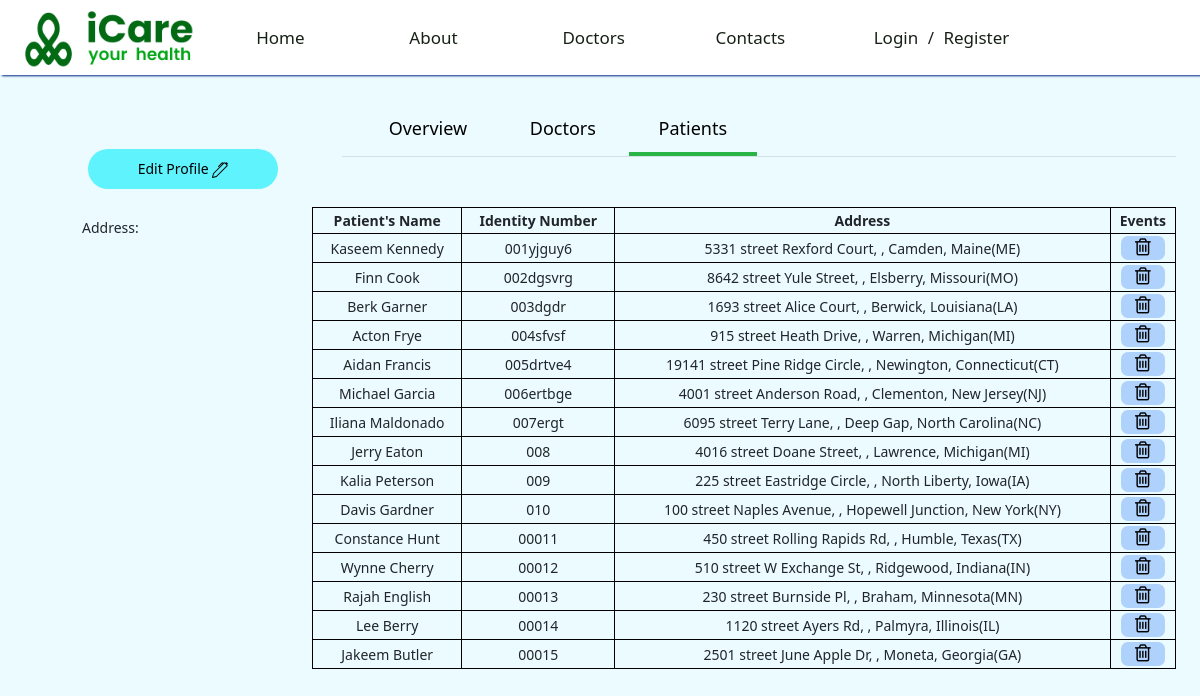
The page /admin-profile-register.php on the database its author committed.
### tables this page shows
CREATE TABLE patient
(
    patient_name VARCHAR(50) NOT NULL,
    patient_id INT NOT NULL auto_increment,
    nic_number VARCHAR(20) NOT NULL,
    age INT,
    house_number VARCHAR(50),
    street VARCHAR(50),
    ward VARCHAR(50),
    district VARCHAR(50),
    city VARCHAR(50),
    image_url VARCHAR(200),
    PRIMARY KEY (patient_id),
    UNIQUE (nic_number)
);

### views/profile-components/patient-info.php (the view)
<table class="patient-app-table">
    <thead>
        <th>Patient's Name</th>
        <th>Identity Number</th>
        <th>Address</th>
        <th>Events</th>
    </thead>
    <tbody>
        <?php
        $sql = "select * from patient";
        $result = mysqli_query($conn, $sql);
        while ($row = mysqli_fetch_assoc($result)) {
            $address = $row['house_number'] . " street " . $row['street'] . ", " . $row['ward'] . ", " . $row['district'] . ", " . $row['city'];
        ?>
        <tr>
            <td>
                <?php echo $row['patient_name'] ?>
            </td>
            <td><?php echo $row['nic_number'] ?></td>
            <td><?php echo $address ?></td>
            <td>
                <button class="cancel-button"><a class="cancel-link" href="#"><i class="fa fa-trash-o" style="font-size:20px"></i></a></button>
            </td>
        </tr>
        <?php } ?>
    </tbody>
</table>

### assets/css/base.css (style rules this page uses)
:root { --primary-color: #012884; --primary-text-color: #016A14; --white-color: #fff; --black-color: #000; --text-color: #7a7a7a; --black-text-color: #172017; --border-color: #dbdbdb; --background-color: #ebfbff; --header-height: 75px; --header-height-responsive: 120px; }
* { box-sizing: inherit; }
html { font-size: 62.5%; line-height: 1.6rem; font-family: "Roboto", sans-serif; box-sizing: border-box; -webkit-box-sizing: border-box; -moz-box-sizing: border-box; background-color: var(--background-color); }
body { background-color: var(--background-color); background-repeat: no-repeat; background-attachment: fixed; background-position: top center; color: var(--black-text-color); -webkit-font-smoothing: antialiased; font-smooth: antialiased; -moz-osx-font-smoothing: grayscale; }
a { text-decoration: none !important; }
a, a:hover, a:focus, a::before, a::after { outline: none; text-decoration: none; }

### assets/css/profile/profile-page.css (style rules this page uses)
body { background-color: #ebfbff; }

### assets/css/profile/patient-appointment.css (style rules this page uses)
.patient-app-table { margin-top: 50px; margin-left: 3em; width: 100%; font-size: 14px; text-align: center; }
th, td { border: 1px solid black; padding: 2px 3px; }
.cancel-button { background-color: #AED2FC; border: none; border-radius: 7px; padding-left: 1em; padding-right: 1em; }
.cancel-link { text-decoration: none; color: black; }
@media (max-width: 1250px) { .patient-app-table { margin-left: 0; } }

### rows shown on the page
patient: patient_name "Kaseem Kennedy", nic_number "001yjguy6", address "5331 street Rexford Court, , Camden, Maine(ME)"
patient: patient_name "Finn Cook", nic_number "002dgsvrg", address "8642 street Yule Street, , Elsberry, Missouri(MO)"
patient: patient_name "Berk Garner", nic_number "003dgdr", address "1693 street Alice Court, , Berwick, Louisiana(LA)"
patient: patient_name "Acton Frye", nic_number "004sfvsf", address "915 street Heath Drive, , Warren, Michigan(MI)"
patient: patient_name "Aidan Francis", nic_number "005drtve4", address "19141 street Pine Ridge Circle, , Newington, Connecticut(CT)"
patient: patient_name "Michael Garcia", nic_number "006ertbge", address "4001 street Anderson Road, , Clementon, New Jersey(NJ)"
patient: patient_name "Iliana Maldonado", nic_number "007ergt", address "6095 street Terry Lane, , Deep Gap, North Carolina(NC)"
patient: patient_name "Jerry Eaton", nic_number "008", address "4016 street Doane Street, , Lawrence, Michigan(MI)"
patient: patient_name "Kalia Peterson", nic_number "009", address "225 street Eastridge Circle, , North Liberty, Iowa(IA)"
patient: patient_name "Davis Gardner", nic_number "010", address "100 street Naples Avenue, , Hopewell Junction, New York(NY)"
patient: patient_name "Constance Hunt", nic_number "00011", address "450 street Rolling Rapids Rd, , Humble, Texas(TX)"
patient: patient_name "Wynne Cherry", nic_number "00012", address "510 street W Exchange St, , Ridgewood, Indiana(IN)"
patient: patient_name "Rajah English", nic_number "00013", address "230 street Burnside Pl, , Braham, Minnesota(MN)"
patient: patient_name "Lee Berry", nic_number "00014", address "1120 street Ayers Rd, , Palmyra, Illinois(IL)"
patient: patient_name "Jakeem Butler", nic_number "00015", address "2501 street June Apple Dr, , Moneta, Georgia(GA)"
